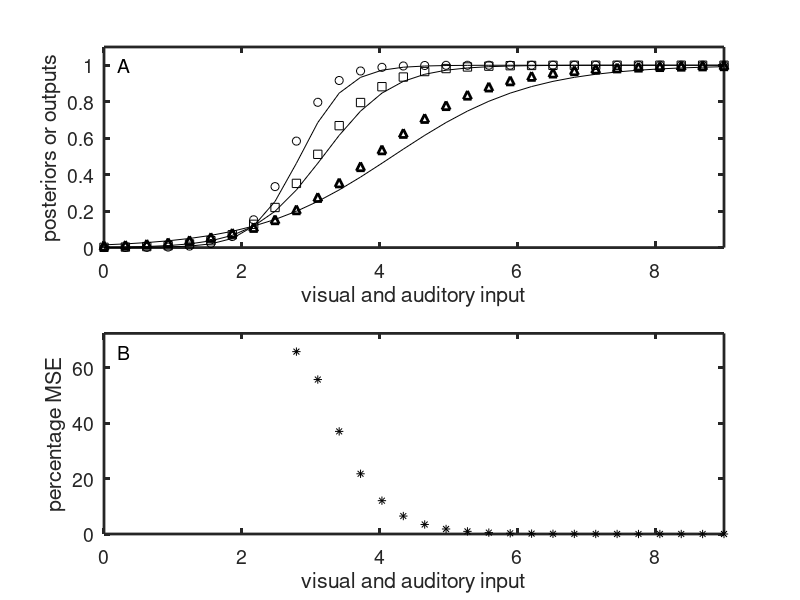

MATLAB code to generate this figure:
% bisensoryDeltaRule.m
% this script trains a single sigmoidal unit to estimate 
% bisensory target probability

nIn=2; nOut=1; % set numbers of units
a=0.1; b=1.0; % set learning rate and bias
nIts=100000; % set number of iterations

mev1=4; mev0=2; % set target present and absent visual means
mea1=3; mea0=2; % set target present and absent auditory means
sdv1=1; sdv0=1;  % set target present and absent visual variances
sda1=1; sda0=1; % set target present and absent auditory variances
r1=0; r0=0; % set target present and absent correlation coefficients
pt1=1/2; pt0=1-pt1; % set target present prior
cumPrior=cumsum([pt1 pt0]); % find cumulative prior
maxVal=9; nVals=30; % set max and number of sensory input values
sVal=linspace(0,maxVal,nVals)'; % set sensory value vector

% construct target present and absent correlation matrices
C1=[sdv1,0;sda1*r1,sda1*sqrt(1-r1^2)];
C0=[sdv0,0;sda0*r0,sda0*sqrt(1-r0^2)];

V=rand(nOut,nIn+1)*2-1; % set initial connectivity matrix
deltaV=zeros(nOut,nIn+1); % zero the change weight matrix

% train network using the delta-rule
for c=1:nIts,
    % choose target present or absent at random by prior
    indxVec=find(cumPrior>=rand); choose=indxVec(1);
    if choose==1, inVA=C1*randn(2,1)+[mev1;mea1]; d=1;
    elseif choose==2, inVA=C0*randn(2,1)+[mev0;mea0]; d=0; end
    x=[inVA' b]'; % set input with bias appended
    y=1./(1+exp(-V*x)); % compute the output response
    dy=y.*(1-y); % compute derivative of squashing function
    e=d-y; % find the error for the chosen input
    g=e.*dy; % find output error signal
    deltaV=a*g*x'; % compute delta rule weight update  
    V=V+deltaV;  % apply the weight update
end % end training loop

bVec=b*ones(nVals,1); % set bias vector
Vspont=ones(nVals,1)*mev0; Aspont=ones(nVals,1)*mea0; % set spont
Inb=[sVal sVal bVec; sVal Aspont bVec; Vspont sVal bVec]; % input
Out=(1./(1+exp(-V*Inb')))'; % compute output to all inputs
Out=reshape(Out,nVals,3)'; % reshape Out into a 2D array

% compute unitMSE for output 
if max(Out(2,:)) > max(Out(3,:)),
    unitMSE=((Out(1,:)-Out(2,:))./Out(2,:))*100;
else unitMSE=((Out(1,:)-Out(3,:))./Out(3,:))*100; end
[maxunitMSE indxN]=max(unitMSE);






% compute the 2D Gaussian likelihood distributions
[vis,aud]=ndgrid(sVal); % make all visual/auditory value pairs
D2pvat1=(1/(2*pi*sdv1*sda1*sqrt(1-r1^2)))* ...
    exp(-(1/(2*(1-r1^2)))*(((vis-mev1)/sdv1).^2 - ...
    2*r1*(((vis-mev1)/sdv1).*((aud-mea1)/sda1))+((aud-mea1)/sda1).^2));
D2pvat0=(1/(2*pi*sdv0*sda0*sqrt(1-r0^2)))*...
    exp(-(1/(2*(1-r0^2)))*(((vis-mev0)/sdv0).^2 - ...
    2*r0*(((vis-mev0)/sdv0).*((aud-mea0)/sda0))+((aud-mea0)/sda0).^2));
D2pvat1=D2pvat1/sum(sum(D2pvat1)); % normalize
D2pvat0=D2pvat0/sum(sum(D2pvat0)); % normalize

% compute unconditional probability (evidence) of V and A
D2pva=D2pvat1*pt1+D2pvat0*pt0;

% find closest spontaneous mean indices into 2D distributions
indices=find(sVal>=mev0); spontVindx=indices(1);
indices=find(sVal>=mea0); spontAindx=indices(1);

% extract both-driven and spontaneous-driven likelihoods
pvat1=diag(D2pvat1); pvat0=diag(D2pvat0); pva=diag(D2pva);
pvaSPt1=D2pvat1(:,spontAindx); pvaSPt0=D2pvat0(:,spontAindx);
pvaSP=D2pva(:,spontAindx);
pvSPat1=D2pvat1(spontVindx,:); pvSPat0=D2pvat0(spontVindx,:);
pvSPa=D2pva(spontVindx,:);

% compute posterior probabilities
pt1va=(pvat1./pva)*pt1; % both driven
pt1vaSP=(pvaSPt1./pvaSP)*pt1; % V driven, A spontaneous
pt1vSPa=(pvSPat1./pvSPa)*pt1; % A driven, V spontaneous

% compute BayesMSE as percentage of max driv/spont probability
if max(pt1vaSP) > max(pt1vSPa),
    BayesMSE=((pt1va-pt1vaSP)./pt1vaSP)*100;
else BayesMSE=((pt1va-pt1vSPa')./pt1vSPa')*100; end
[maxBayesMSE indxB]=max(BayesMSE);


% plot results
fs=14; % set font size
lw=2; % set line width
figure(1)
clf
subplot(211)
plot(sVal,pt1va,'k',sVal,pt1vaSP,'k',sVal,pt1vSPa,'k',...
    sVal,Out(1,:),'ko',sVal,Out(2,:),'ks',...
    sVal,Out(3,:),'k^','linewidth',lw)
axis([0 maxVal 0 1.1])
set(gca,'linewidth',lw)
set(gca,'fontsize',fs)
ylabel('posteriors or outputs')
xlabel('visual and auditory input')
text(0.2,1,'A','fontsize',fs)
subplot(212)
plot(sVal(indxN:nVals),unitMSE(indxN:nVals),'k*')
axis([0 maxVal 0 maxunitMSE+maxunitMSE/10])
set(gca,'linewidth',lw)
set(gca,'fontsize',fs)
ylabel('percentage MSE')
xlabel('visual and auditory input')
text(0.2,maxunitMSE,'B','fontsize',fs)

% show max Bayes MSE
maxBayesMSE
maxunitMSE




   